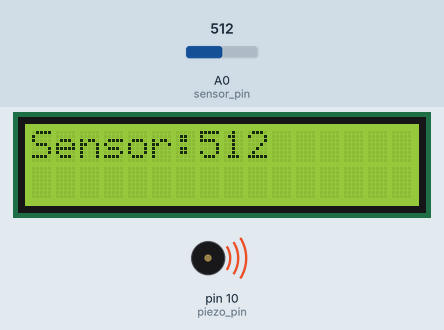
Bench run of a sketch on a simulated Arduino Uno, built with avr-gcc and run on an emulated ATmega328P. Parts: 16×2 character LCD, buzzer (waves = sounding). Inputs (shaded band) come from the test bench; at power-on: A0 (sensor_pin) = 512. What the sketch prints to the serial monitor is not drawn.

Above: at 1.2 s.
1.3 s: A0 (sensor_pin) set to 716
At 1.9 s:
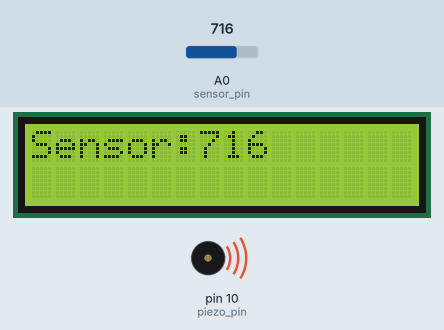
3.0 s: A0 (sensor_pin) set to 900
At 4.2 s:
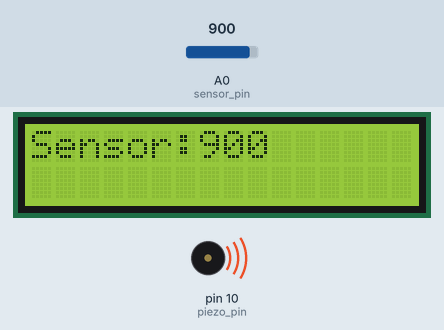
4.5 s: A0 (sensor_pin) set to 1023
At 5.7 s:
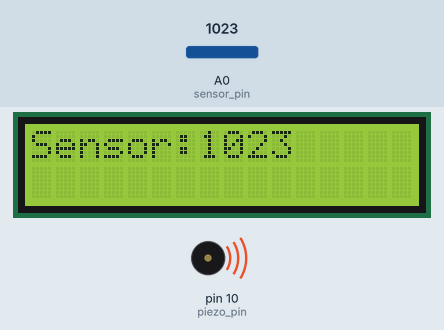
Timing chart, 0 to 7.5 s (numbered marks = the images above; inputs shaded):
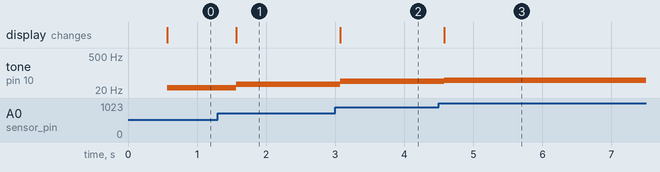

The sketch:

lcd_sensor_test.ino
```cpp
#include <LiquidCrystal.h>
// initialize lcd
const int rs = 13, en = 12, d4 = 5, d5 = 4, d6 = 3, d7 = 2;
LiquidCrystal lcd(rs, en, d4, d5, d6,d7);

//initialize sensor
const int sensor_pin = A0;
int sensor_value = 0;

//piezo buzzer
const int piezo_pin = 10;
int piezo_value = 1;

//delay int variables
const int global_delay = 500;
void setup() {
  lcd.begin(16,2);
  lcd.print("Sensor:");
  Serial.begin(9600);
}

void loop() {
  delay(global_delay);

  sensor_value = analogRead(sensor_pin);
  // resets the cells containing the sensor readings
  lcd.setCursor(7,0);
  lcd.print("    ");

  //displays the sensor reading on the LCD display
  lcd.setCursor(7,0);
  lcd.print(sensor_value);

  //sends the data through serial communication
  Serial.print(sensor_value);
  Serial.print(',');
  piezo_value = sensor_value/20;
  tone(piezo_pin, piezo_value);
}
```

Measured:
- after the input at 1.3 s, tone on pin 10 (piezo_pin): 25 Hz → 35 Hz after 0.27 s; the display: changes after 0.27 s (image 1)
- after the input at 3.0 s, tone on pin 10 (piezo_pin): 35 Hz → 45 Hz after 0.07 s; the display: changes after 0.07 s (image 2)
- after the input at 4.5 s, tone on pin 10 (piezo_pin): 45 Hz → 51 Hz after 0.08 s; the display: changes after 0.08 s (image 3)
